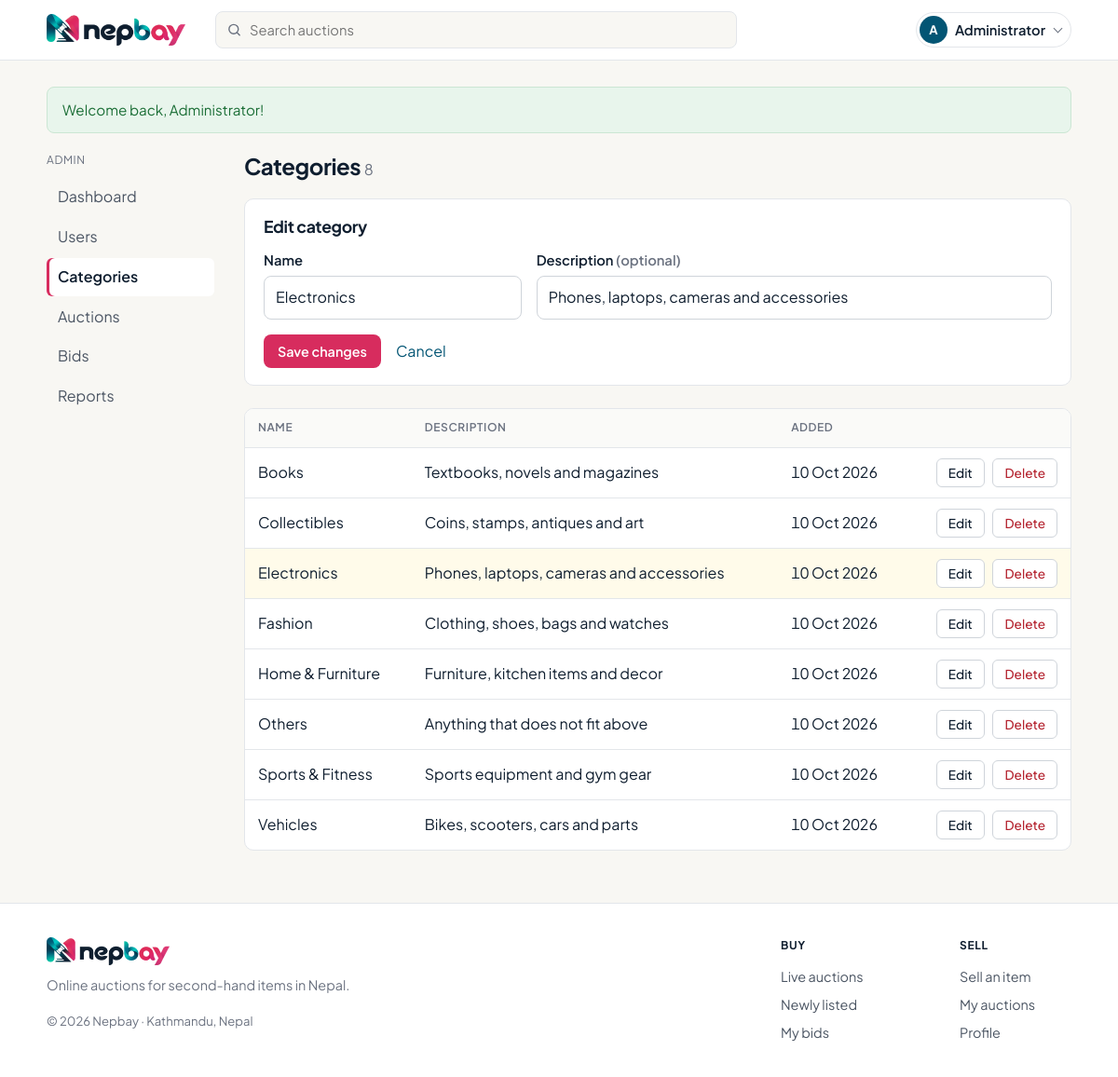
Screenshot of /admin/categories.php?edit=1 (signed in) with the database file from the repository.
### tables this page shows
CREATE TABLE IF NOT EXISTS users (
    id            INT UNSIGNED AUTO_INCREMENT PRIMARY KEY,
    name          VARCHAR(100) NOT NULL,
    email         VARCHAR(150) NOT NULL UNIQUE,
    password_hash VARCHAR(255) NOT NULL,           
    phone         VARCHAR(20)  NULL,
    address       VARCHAR(255) NULL,
    role          ENUM('user', 'admin') NOT NULL DEFAULT 'user',
    status        ENUM('active', 'blocked') NOT NULL DEFAULT 'active',
    created_at    DATETIME NOT NULL DEFAULT CURRENT_TIMESTAMP
);

CREATE TABLE IF NOT EXISTS categories (
    id          INT UNSIGNED AUTO_INCREMENT PRIMARY KEY,
    name        VARCHAR(100) NOT NULL UNIQUE,
    description VARCHAR(255) NULL,
    created_at  DATETIME NOT NULL DEFAULT CURRENT_TIMESTAMP
);

### includes/functions.php (called while the page is built, shortened)
<?php
function e(?string $text): string
{
    return htmlspecialchars($text ?? '', ENT_QUOTES, 'UTF-8');
}
function format_date(string $datetime): string
{
    return date('j M Y', strtotime($datetime));
}
function get_flash(): ?array
{
    $flash = $_SESSION['flash'] ?? null;
    return $flash;
}

### includes/db.php (called while the page is built)
<?php
function db(): PDO
{
    static $pdo = null;
    if ($pdo === null) {
        $dsn = 'mysql:host=' . DB_HOST . ';dbname=' . DB_NAME . ';charset=utf8mb4';
        $pdo = new PDO($dsn, DB_USER, DB_PASS, [
            PDO::ATTR_ERRMODE            => PDO::ERRMODE_EXCEPTION,
            PDO::ATTR_DEFAULT_FETCH_MODE => PDO::FETCH_ASSOC,
            PDO::ATTR_EMULATE_PREPARES   => false,
        ]);
        $pdo->exec("SET time_zone = '+05:45'");
    }
    return $pdo;
}

### includes/auth.php (called while the page is built, shortened)
<?php
function current_user(): ?array
{
    static $user = false;
    if ($user === false) {
        $user = null;
        if (isset($_SESSION['user_id'])) {
            $stmt = db()->prepare('SELECT id, name, email, phone, address, role, status FROM users WHERE id = ?');
            $stmt->execute([$_SESSION['user_id']]);
            $row = $stmt->fetch();
            if ($row && $row['status'] === 'active') {
                $user = $row;
            } else {
                unset($_SESSION['user_id']);
            }
        }
    }
    return $user;
}
function is_logged_in(): bool
{
    return current_user() !== null;
}
function require_login(): void
{
    if (!is_logged_in()) {
        set_flash('error', 'Please log in to continue.');
        $currentPage = substr($_SERVER['REQUEST_URI'], strlen(BASE_URL));
        redirect('/login.php?redirect=' . urlencode($currentPage));
    }
}
function require_admin(): void
{
    require_login();
}

### admin/categories.php (the view, shortened to what this page needs)
<?php
require_admin();
$editing = null;
if (isset($_GET['edit'])) {
    $stmt = db()->prepare('SELECT id, name, description FROM categories WHERE id = ?');
    $stmt->execute([(int) $_GET['edit']]);
    $editing = $stmt->fetch() ?: null;
}
$formId          = (int) ($_POST['id'] ?? $editing['id'] ?? 0);
$formName        = $_POST['name'] ?? $editing['name'] ?? '';
$formDescription = $_POST['description'] ?? $editing['description'] ?? '';
$categories = db()->query('SELECT id, name, description, created_at FROM categories ORDER BY name')->fetchAll();
require __DIR__ . '/../includes/header.php';
?>
<div class="admin-layout">
    <?php require __DIR__ . '/../includes/admin_sidebar.php'; ?>
    <section class="admin-content">
        <h1>Categories <span class="count"><?= count($categories) ?></span></h1>
        <form method="post" action="<?= BASE_URL ?>/admin/categories.php" class="panel">
            <h2><?= $formId ? 'Edit category' : 'Add a category' ?></h2>
            <div class="form-row">
                <div>
                    <label for="name">Name</label>
                    <input type="text" id="name" name="name" value="<?= e($formName) ?>" maxlength="100" required>
                </div>
                <div>
                    <label for="description">Description <span class="muted">(optional)</span></label>
                    <input type="text" id="description" name="description" value="<?= e($formDescription) ?>" maxlength="255">
                </div>
            </div>
            <div class="form-actions">
                <button type="submit" class="btn btn-small"><?= $formId ? 'Save changes' : 'Add category' ?></button>
                <?php if ($formId): ?>
                    <a href="<?= BASE_URL ?>/admin/categories.php">Cancel</a>
                <?php endif; ?>
            </div>
        </form>
        <?php if (empty($categories)): ?>
            <p class="empty">No categories yet. Add the first one above.</p>
        <?php else: ?>
            <div class="table-wrap">
                <table>
                    <thead>
                        <tr>
                            <th>Name</th>
                            <th>Description</th>
                            <th>Added</th>
                            <th></th>
                        </tr>
                    </thead>
                    <tbody>
                        <?php foreach ($categories as $c): ?>
                            <tr class="<?= $c['id'] === $formId ? 'editing' : '' ?>">
                                <td><?= e($c['name']) ?></td>
                                <td class="wrap"><?= $c['description'] ? e($c['description']) : '<span class="muted">-</span>' ?></td>
                                <td><?= format_date($c['created_at']) ?></td>
                                <td class="actions">
                                    <a href="?edit=<?= $c['id'] ?>" class="btn-outline">Edit</a>
                                    <form method="post" class="inline">
                                        <button type="submit" class="btn-outline danger"
                                                onclick="return confirm(<?= e(json_encode('Delete the category "' . $c['name'] . '"?')) ?>)">Delete</button>
                                    </form>
                                </td>
                            </tr>
                        <?php endforeach; ?>
                    </tbody>
                </table>
            </div>
        <?php endif; ?>
    </section>
</div>
<?php require __DIR__ . '/../includes/footer.php'; ?>

### includes/header.php (shortened to what this page needs)
<?php
$user  = current_user();
$flash = get_flash();
$currentScript = substr($_SERVER['SCRIPT_NAME'], strlen(BASE_URL));
$searchText    = $currentScript === '/index.php' ? ($_GET['q'] ?? '') : '';
?>
<!DOCTYPE html>
<html lang="en">
<head>
    <link rel="stylesheet" href="<?= BASE_URL ?>/assets/css/style.css?v=<?= filemtime(__DIR__ . '/../assets/css/style.css') ?>">
</head>
<body>
<header class="navbar">
    <div class="container nav-inner">
        <a href="<?= BASE_URL ?>/index.php" class="logo"><img src="<?= BASE_URL ?>/assets/img/logo.png" alt="Nepbay"></a>
        <form action="<?= BASE_URL ?>/index.php" method="get" class="nav-search" role="search">
            <input type="search" name="q" value="<?= e($searchText) ?>" placeholder="Search auctions" aria-label="Search auctions">
        </form>
        <div class="nav-actions">
            <?php if ($user): ?>
                <details class="account-menu">
                    <summary aria-label="Account menu">
                        <span class="avatar" aria-hidden="true"><?= e(mb_strtoupper(mb_substr($user['name'], 0, 1))) ?></span>
                        <span class="account-name"><?= e(explode(' ', $user['name'])[0]) ?></span>
                    </summary>
                </details>
            <?php else: ?>
                <a href="<?= BASE_URL ?>/login.php" class="btn-ghost">Log in</a>
                <a href="<?= BASE_URL ?>/register.php" class="btn btn-small">Register</a>
            <?php endif; ?>
        </div>
    </div>
</header>
<main class="container">
    <?php if ($flash): ?>
        <div class="alert alert-<?= e($flash['type']) ?>" role="<?= $flash['type'] === 'error' ? 'alert' : 'status' ?>"><?= e($flash['message']) ?></div>
    <?php endif; ?>

### rows the page displays
users: name "A", name "Administrator"
categories: name "Electronics", description "Phones, laptops, cameras and accessories", created_at "10 Oct 2026"
categories: name "Books", description "Textbooks, novels and magazines", created_at "10 Oct 2026"
categories: name "Collectibles", description "Coins, stamps, antiques and art", created_at "10 Oct 2026"
categories: name "Fashion", description "Clothing, shoes, bags and watches", created_at "10 Oct 2026"
categories: name "Home & Furniture", description "Furniture, kitchen items and decor", created_at "10 Oct 2026"
categories: name "Others", description "Anything that does not fit above", created_at "10 Oct 2026"
categories: name "Sports & Fitness", description "Sports equipment and gym gear", created_at "10 Oct 2026"
categories: name "Vehicles", description "Bikes, scooters, cars and parts", created_at "10 Oct 2026"

### other values shown
$flash['message'] "Welcome back, Administrator!"
$label "Dashboard"
$label "Users"
$label "Categories"
$label "Auctions"
$label "Bids"
$label "Reports"
count($categories) "8"
